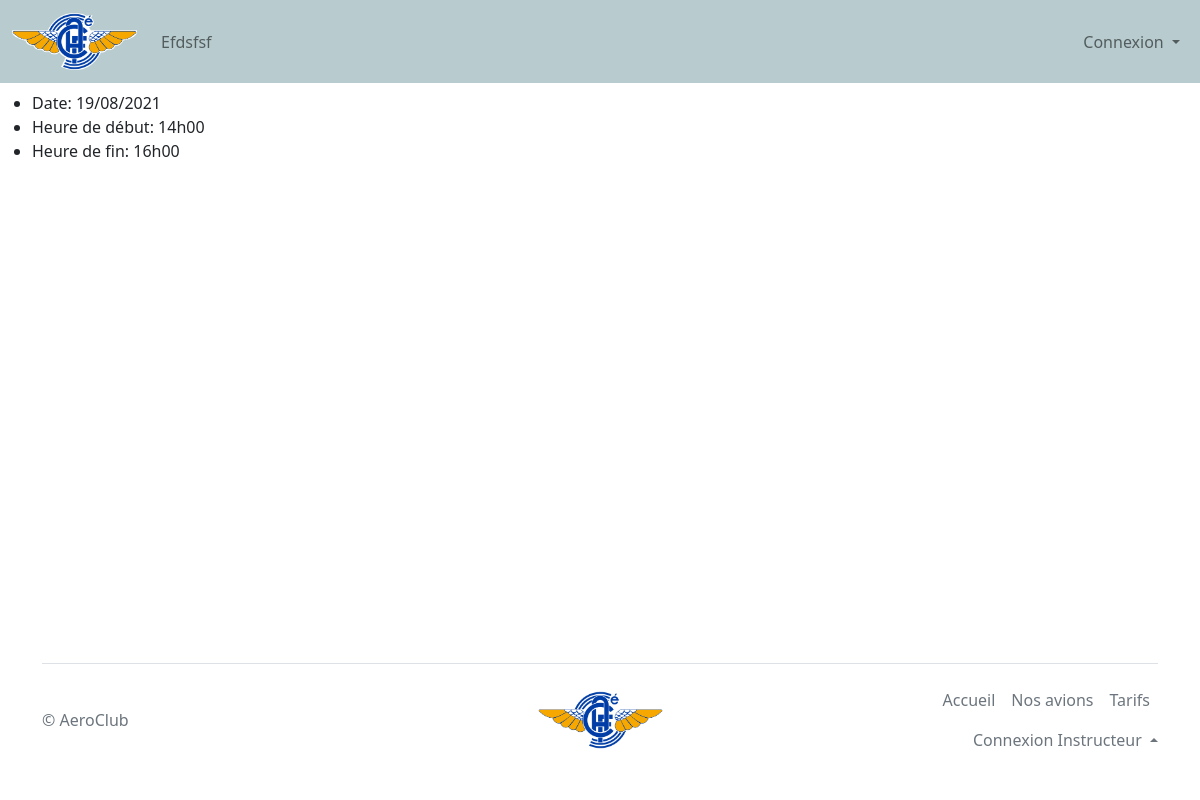
The page /activity.php?id=1 on the database its author committed.
### tables this page shows
CREATE TABLE `schedule` (
  `id` int(11) NOT NULL,
  `id_member` int(11) NOT NULL,
  `id_activity` int(11) NOT NULL,
  `id_trainer` int(11) NOT NULL,
  `id_plane` int(11) NOT NULL,
  `start` datetime NOT NULL,
  `end` datetime NOT NULL
);

### src/Calendar/Activities.php (called while the page is built, shortened)
<?php
class Activities
{
    public function find(int $id): array
    {
        $db = getDatabaseConnection();
        $result = $db->query("SELECT * From schedule WHERE id = $id LIMIT 1")->fetch();
        return $result;
    }
}

### activity.php (the view, shortened to what this page needs)
<?php require 'src/Calendar/Activities.php'; ?>
<!DOCTYPE html>
<html lang="en">
<head>
    <?php include 'utils/head.php'; ?>
    <link rel="stylesheet" href="CSS/calendar.css">
</head>
<body class="d-flex flex-column h-100">    <?php
    include 'utils/header.php';
    $activities = new Calendar\Activities();
    try {
        $activity = $activities->find($_GET['id']);
    } catch (\Exception $e) {
        e404();
    }
    ?>
    <ul>
        <li>Date: <?= (new DateTime($activity['start']))->format('d/m/Y'); ?></li>
        <li>Heure de début: <?= (new DateTime($activity['start']))->format('H\hi'); ?></li>
        <li>Heure de fin: <?= (new DateTime($activity['end']))->format('H\hi'); ?></li>
    </ul>
    <?php include 'utils/footer.php'; ?>
</body>
</html>

### CSS/parallax.css (style rules this page uses)
body, html { height: 100%; margin: 0; padding: 0; }

### rows shown on the page
schedule: start "19/08/2021", start "14h00", end "16h00"
